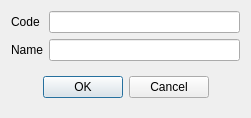
<?xml version="1.0" encoding="UTF-8"?>
<ui version="4.0">
 <class>RERoomBed</class>
 <widget class="QDialog" name="RERoomBed">
  <property name="geometry">
   <rect>
    <x>0</x>
    <y>0</y>
    <width>251</width>
    <height>113</height>
   </rect>
  </property>
  <property name="windowTitle">
   <string>Type of bed</string>
  </property>
  <layout class="QHBoxLayout" name="horizontalLayout">
   <item>
    <layout class="QGridLayout" name="gridLayout">
     <item row="1" column="1">
      <widget class="EQLineEdit" name="leName"/>
     </item>
     <item row="0" column="1">
      <widget class="EQLineEdit" name="leCode"/>
     </item>
     <item row="1" column="0">
      <widget class="QLabel" name="label_2">
       <property name="text">
        <string>Name</string>
       </property>
      </widget>
     </item>
     <item row="0" column="0">
      <widget class="QLabel" name="label">
       <property name="text">
        <string>Code</string>
       </property>
      </widget>
     </item>
     <item row="2" column="0" colspan="2">
      <widget class="QWidget" name="widget" native="true">
       <layout class="QHBoxLayout" name="horizontalLayout_2">
        <item>
         <spacer name="horizontalSpacer">
          <property name="orientation">
           <enum>Qt::Horizontal</enum>
          </property>
          <property name="sizeHint" stdset="0">
           <size>
            <width>19</width>
            <height>20</height>
           </size>
          </property>
         </spacer>
        </item>
        <item>
         <widget class="QPushButton" name="btnOk">
          <property name="text">
           <string>OK</string>
          </property>
         </widget>
        </item>
        <item>
         <widget class="QPushButton" name="btnCancel">
          <property name="text">
           <string>Cancel</string>
          </property>
         </widget>
        </item>
        <item>
         <spacer name="horizontalSpacer_2">
          <property name="orientation">
           <enum>Qt::Horizontal</enum>
          </property>
          <property name="sizeHint" stdset="0">
           <size>
            <width>20</width>
            <height>20</height>
           </size>
          </property>
         </spacer>
        </item>
       </layout>
      </widget>
     </item>
    </layout>
   </item>
  </layout>
 </widget>
 <customwidgets>
  <customwidget>
   <class>EQLineEdit</class>
   <extends>QLineEdit</extends>
   <header location="global">eqlineedit.h</header>
  </customwidget>
 </customwidgets>
 <resources/>
 <connections/>
</ui>
